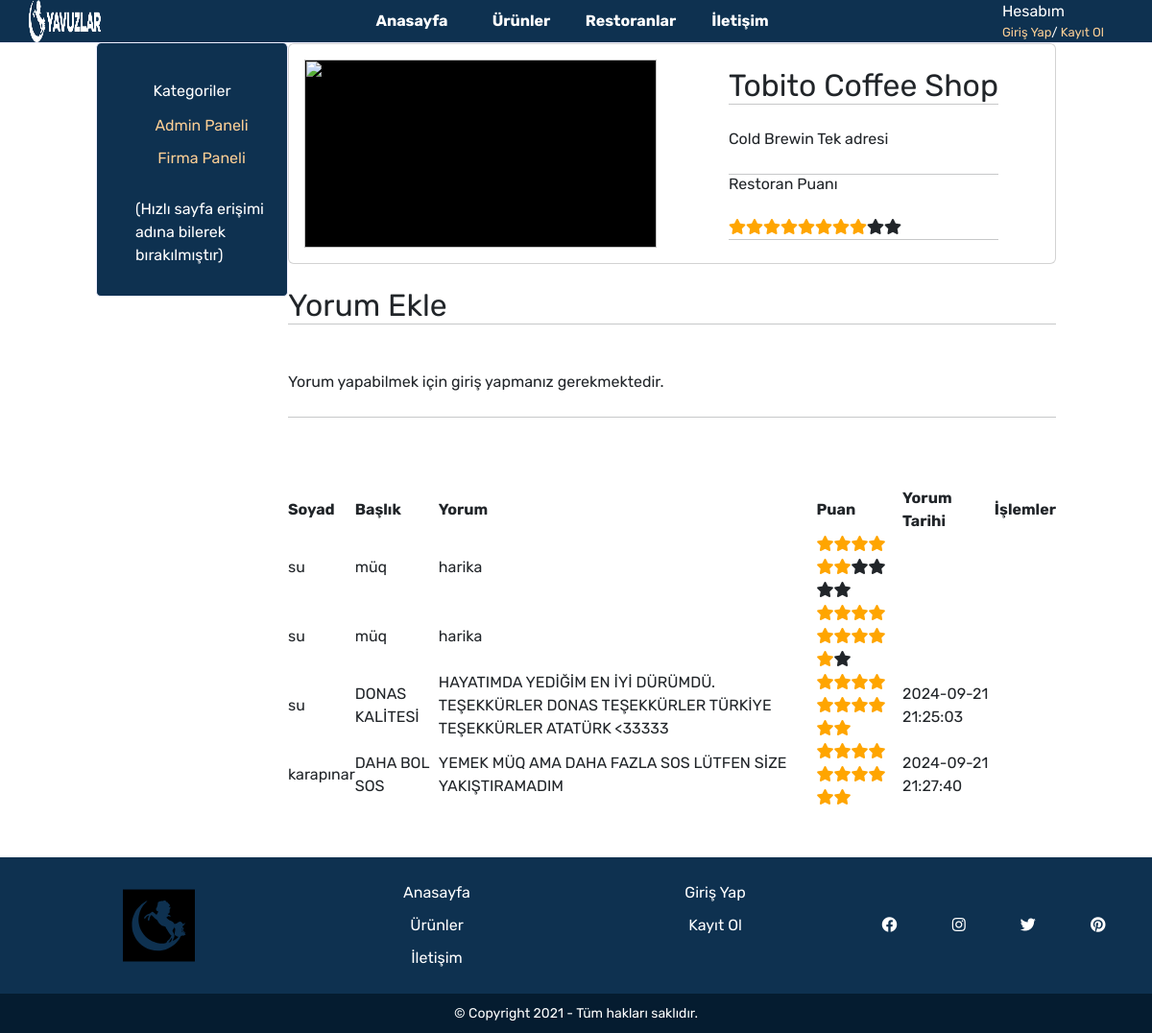
The page /restoran_detay.php?restoran=0 on the database its author committed.
### tables this page shows
CREATE TABLE `restaurants` (
  `id` int(11) NOT NULL,
  `company_id` int(11) NOT NULL,
  `name` varchar(1000) NOT NULL,
  `description` varchar(1000) NOT NULL,
  `image_path` varchar(1000) NOT NULL,
  `created_at` varchar(1000) NOT NULL
);

CREATE TABLE `comments` (
  `id` int(11) NOT NULL,
  `user_id` int(11) NOT NULL,
  `restaurant_id` int(11) NOT NULL,
  `surname` varchar(110) NOT NULL,
  `title` varchar(110) NOT NULL,
  `description` varchar(1100) NOT NULL,
  `score` int(10) NOT NULL,
  `created_at` varchar(1000) NOT NULL DEFAULT current_timestamp(),
  `updated_at` varchar(1000) NOT NULL
);

### src/restoran_detay.php (the view, shortened to what this page needs)
<?php
include_once 'sql_scripts.php';
if (isset($_GET['restoran'])) {
    $data = getrestaurantdetail($_GET['restoran']);
    $urun = [
        'id' => $data['id'],
        'ad' => $data['name'],
        'aciklama' => $data['description'],
        'img' => $data['image_path']
    ];
    $restoran_score = getRestaurantScore($_GET['restoran']);
} else {
    header("Location: index.php");
    exit();
}
?>
<!DOCTYPE html>
<html lang="tr">
<head>
    <link rel="stylesheet" href="https://cdnjs.cloudflare.com/ajax/libs/font-awesome/5.15.4/css/all.min.css" />
    <link rel="stylesheet" href="css/global.css">
    <link rel="stylesheet" href="css/main.css">
    <link rel="stylesheet" href="css/iletisim.css">
    <link href="https://cdn.jsdelivr.net/npm/bootstrap@5.3.3/dist/css/bootstrap.min.css" rel="stylesheet">
    <link href="https://cdn.jsdelivr.net/npm/flowbite@2.5.1/dist/flowbite.min.css" rel="stylesheet" />
</head>
<body>
    <div id="main">
        <?php include 'navbar.php'; ?>
        <div class="container">
            <?php include 'sidebar.php'; ?>
            <div class="content">
                <div class="card" style="display: grid; grid-template-columns: repeat(2, 1fr); ">
                    <div class="card-body">
                        <img src="<?= $urun['img'] ?>" class="w-100 h-100"  style="background-color: black; object-fit: fill;" alt="">
                    </div>
                    <div style="display: flex; justify-content: center; align-items: center;">
                        <div class="p-4 d-flex justify-content-center w-100 h-100">
                            <div class="info">
                            <h1 style="font-size: 2em;">
                                    <?= $urun['ad'] ?>
                                </h1>
                                <hr />
                                <br>
                                <p>
                                    <?= $urun['aciklama'] ?>
                                </p>
                                <br>
                                <div>
                                    <hr>
                                    <h3>Restoran Puanı</h3>
                                    <br>
                                    <?php
                                    foreach (getstar($restoran_score) as $star) {
                                        echo $star;
                                    }
                                    ?>
                                    <hr>
                                </div>
                            </div>
                        </div>
                    </div>
                </div>
                <div class="mt-4">
                    <h1 style="font-size: 2em;">Yorum Ekle</h1>
                    <hr>
                    <br>
                    <?php
                    if (isset($_SESSION['user_id'])) {
                        echo '<form action="islemler.php" method="POST">
                        <div class="form-group">
                            <input type="hidden" class="form-control" id="surname" name="surname" value="' . getUserDetails($_SESSION["user_id"])["surname"] . '" required>
                        </div>
                        <br>
                        <div class="form-group">
                            <label for="title">Başlık:</label>
                            <input type="text" class="form-control" id="title" name="title" required>
                        </div>
                        <br>
                        <div class="form-group">
                            <label for="description">Yorum:</label>
                            <textarea class="form-control" id="description" name="description" rows="3" required></textarea>
                        </div>
                        <br>
                        <div class="row">
                        <div class="form-group col-9">
                            <label for="score">Puan:</label>
                            <select class="form-control" id="score" name="score" required>
                                <option value="1">1</option>
                                <option value="2">2</option>
                                <option value="3">3</option>
                                <option value="4">4</option>
                                <option value="5">5</option>
                                <option value="6">6</option>
                                <option value="7">7</option>
                                <option value="8">8</option>
                                <option value="9">9</option>
                                <option value="10">10</option>
                                <option value="10">Müq ve Ötesi</option>
                            </select>
                        </div>
                        <div class="col-3 d-flex justify-content-end align-items-end">
                        <input type="hidden" name="restoran" value="' . $_GET['restoran'] . '">
                        <br>
                        <button type="submit" class="custom-button" name="add_comment">Yorum Ekle</button>
                        </div>
                        </div>
                    </form>';
                    } else {
                        echo '<br><p>Yorum yapabilmek için <a href="giris.php">giriş yapmanız</a> gerekmektedir.</p><br>';
                    }
                    ?>
                </div>
                <hr>
                <br><br><br>
                <div class="table-responsive">
                    <table id="search-table">
                        <thead>
                            <tr>
                                <th>
                                    <span class="flex items-center">
                                        Soyad
                                    </span>
                                </th>
                                <th>
                                    <span class="flex items-center">
                                        Başlık
                                    </span>
                                </th>
                                <th>
                                    <span class="flex items-center">
                                        Yorum
                                    </span>
                                </th>
                                <th>
                                    <span class="flex items-center">
                                        Puan
                                    </span>
                                </th>
                                <th>
                                    <span class="flex items-center">
                                        Yorum Tarihi
                                    </span>
                                </th>
                                <th>
                                    <span class="flex items-center">
                                        İşlemler
                                    </span>
                                </th>
                            </tr>
                        </thead>
                        <tbody>
                            <?php
                            foreach (getRestaurantComments($_GET['restoran']) as $row) {
                                echo '<tr>';
                                echo '<td>' . $row['surname'] . '</td>';
                                echo '<td>' . $row['title'] . '</td>';
                                echo '<td>' . $row['description'] . '</td>';
                                echo '<td>';
                                foreach (getstar($row["score"]) as $star) {
                                    echo $star;
                                }
                                echo '</td>';
                                echo '<td>' . $row['created_at'] . '</td>';
                                echo '<td>';
                                echo '</td>';
                                echo '</tr>';
                            }
                            ?>
                        </tbody>
                    </table>
                </div>
            </div>
        </div>
    </div>
    <?php include 'footer.php'; ?>
</body>
</html>

### src/sql_scripts.php (shortened to what this page needs)
<?php
function getrestaurantdetail($restaurant_id)
{
    $conn = dbConnect();
    $sql = "SELECT * FROM restaurants where id = $restaurant_id";
    $result = $conn->prepare($sql);
    $result->execute();
    return $result->fetch(PDO::FETCH_ASSOC);
}
function getRestaurantScore($restaurant_id) {
    $conn = dbConnect();
    $sql = "SELECT AVG(score) as average_score
            FROM comments
            WHERE restaurant_id = '$restaurant_id'";
    $stmt = $conn->prepare($sql);
    $stmt->execute();
    $row = $stmt->fetch(PDO::FETCH_ASSOC);
    $average_score = $row['average_score'];
    return round($average_score, 1);
}
function getstar($rating_score)
{
    $rating = [];
    for ($i = 1; $i <= 10; $i++) {
        if ($i <= $rating_score) {
            $rating[] = '<span class="fa fa-star checked"></span>';
        } else {
            $rating[] = '<span class="fa fa-star"></span>';
        }
    }
    return $rating;
}
function getRestaurantComments($restaurant_id) {
    $conn = dbConnect();
    $sql = "SELECT *
            FROM comments
            WHERE restaurant_id = '$restaurant_id'";
    $stmt = $conn->prepare($sql);
    $stmt->execute();
    $comments = [];
    while ($row = $stmt->fetch(PDO::FETCH_ASSOC)) {
        $comments[] = [
            'title' => $row['title'],
            'description' => $row['description'],
            'score' => $row['score'],
            'created_at' => $row['created_at'],
            'surname' => $row['surname'],
            'user_id' => $row['user_id'],
            'id' => $row['id']
        ];
    }
    return $comments;
}

### src/css/global.css (style rules this page uses)
* { padding: 0; margin: 0; font-family: 'Rubik', sans-serif; }
a { text-decoration: none; }
#main { min-height: 100vh; display: flex; flex-direction: column; }

### src/css/main.css (style rules this page uses)
.container { display: flex; flex-direction: row; width: 100%; margin: 0 auto 0 auto; }
.container .content { width: 80%; height: fit-content; }

### src/restoran_detay.php (style rules this page uses)
.checked { color: orange; }

### rows shown on the page
restaurants: name "Tobito Coffee Shop", description "Cold Brewin Tek adresi"
comments: surname "su", title "müq", description "harika", score 6 (drawn)
comments: surname "su", title "müq", description "harika", score 9 (drawn)
comments: surname "su", title "DONAS KALİTESİ", description "HAYATIMDA YEDİĞİM EN İYİ DÜRÜMDÜ. TEŞEKKÜRLER DONAS TEŞEKKÜRLER TÜRKİYE TEŞEKKÜRLER ATATÜRK <33333", score 10 (drawn), created_at "2024-09-21 21:25:03"
comments: surname "karapınar", title "DAHA BOL SOS", description "YEMEK MÜQ AMA DAHA FAZLA SOS LÜTFEN SİZE YAKIŞTIRAMADIM", score 10 (drawn), created_at "2024-09-21 21:27:40"
